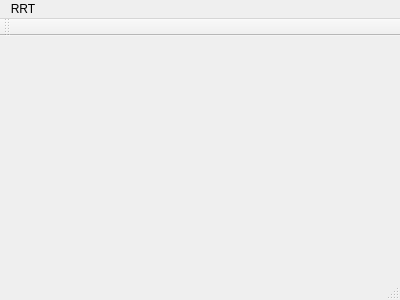
<?xml version="1.0" encoding="UTF-8"?>
<ui version="4.0">
 <class>MainWindow</class>
 <widget class="QMainWindow" name="MainWindow">
  <property name="geometry">
   <rect>
    <x>0</x>
    <y>0</y>
    <width>400</width>
    <height>300</height>
   </rect>
  </property>
  <property name="windowTitle">
   <string>MainWindow</string>
  </property>
  <widget class="QWidget" name="centralWidget"/>
  <widget class="QMenuBar" name="menuBar">
   <property name="geometry">
    <rect>
     <x>0</x>
     <y>0</y>
     <width>400</width>
     <height>22</height>
    </rect>
   </property>
   <widget class="QMenu" name="menuRRT">
    <property name="title">
     <string>RRT</string>
    </property>
    <addaction name="actionExit"/>
   </widget>
   <addaction name="menuRRT"/>
  </widget>
  <widget class="QStatusBar" name="statusBar"/>
  <widget class="QToolBar" name="mainToolBar">
   <attribute name="toolBarArea">
    <enum>TopToolBarArea</enum>
   </attribute>
   <attribute name="toolBarBreak">
    <bool>false</bool>
   </attribute>
  </widget>
  <action name="actionExit">
   <property name="text">
    <string>Exit</string>
   </property>
  </action>
 </widget>
 <layoutdefault spacing="6" margin="11"/>
 <resources/>
 <connections>
  <connection>
   <sender>actionExit</sender>
   <signal>triggered()</signal>
   <receiver>MainWindow</receiver>
   <slot>close()</slot>
   <hints>
    <hint type="sourcelabel">
     <x>-1</x>
     <y>-1</y>
    </hint>
    <hint type="destinationlabel">
     <x>199</x>
     <y>149</y>
    </hint>
   </hints>
  </connection>
 </connections>
</ui>
